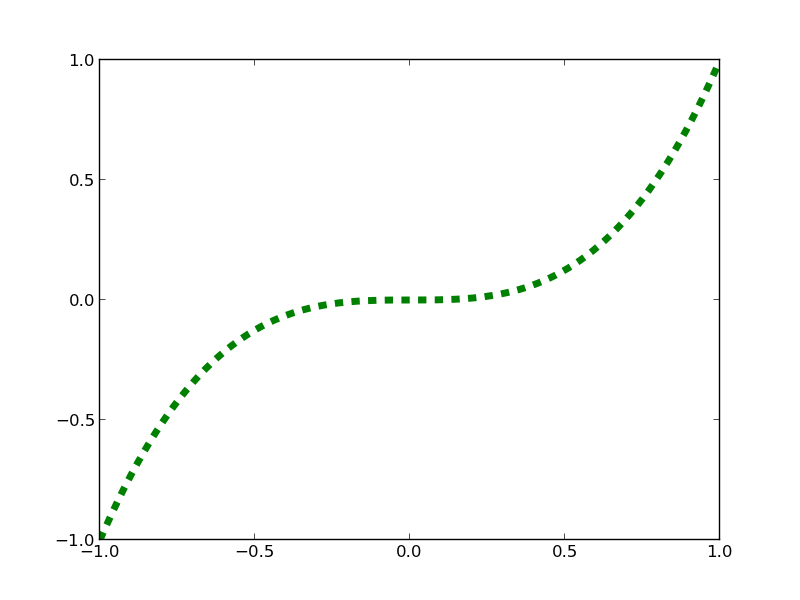

This chart was generated by the following Python code:
import matplotlib.pyplot as pyplot

# plotdata is a local module for our convenience
import plotdata

# x and y are lits of floating point numbers
x = plotdata.data01x
y = plotdata.data01y

# Plot y against x
pyplot.plot(x,y, color='green', linestyle='dashed', linewidth=5)

pyplot.savefig('example01r.png')
